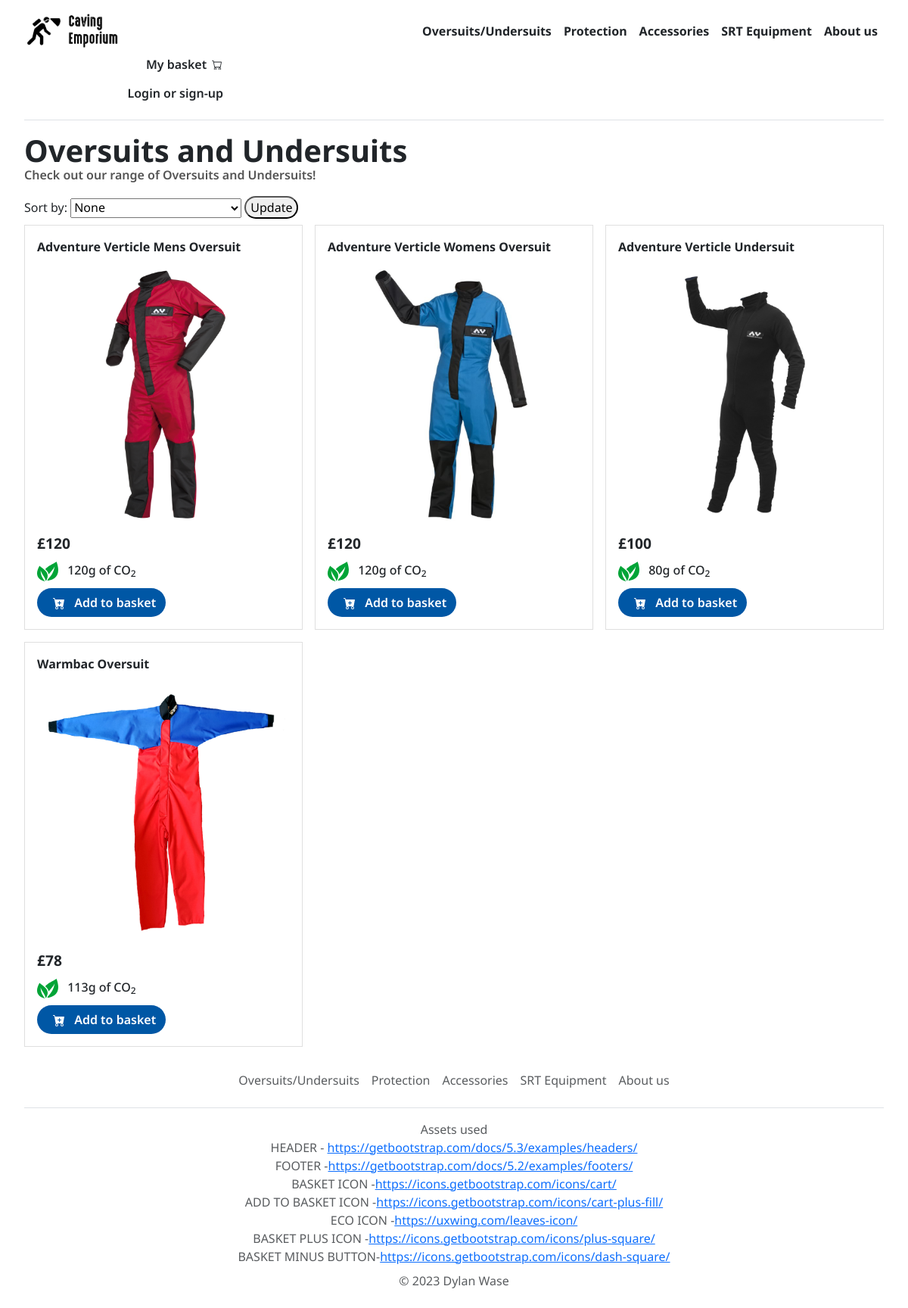
Screenshot of /suit with the database file from the repository.
### myshop/classes.py (models this page shows, shortened)
class Products(db.Model):
    itemID = db.Column(db.Integer, primary_key = True)
    itemName = db.Column(db.String(100))
    itemPrice = db.Column(db.Integer)
    itemDesc = db.Column(db.String(500))
    itemDescList = db.Column(db.String(500))
    itemPic = db.Column(db.String(50))
    newProductBool = db.Column(db.Boolean)
    itemCat = db.Column(db.String(100))
    itemCO2 = db.Column(db.Integer)

### myshop/routes.py (the view)
@app.route("/suit",methods=['GET', 'POST'])
def suitProd():
    if request.method == 'POST':
        productsList = sortProducts("OVUS", request.form.get('sortCat'))
    else:
        productsList = Products.query.filter_by(itemCat="OVUS").all()
    return render_template('suit.html', pageHeader = "Oversuits and Undersuits",productsList=productsList, cat = request.form.get('sortCat'))

### myshop/templates/suit.html (shortened to what this page needs)
{% extends "base.html" %}
{% block content %}
<div>
    <h1 class="headers">{{ pageHeader }}</h1>
    <p class="subHeaders">Check out our range of {{pageHeader}}!</p>
</div>
{% include "sort.html" %}
    <div class="containerGrid">
    {% for products in productsList %}
        <div class="gridItm">
            <p class="navText">{{ products.itemName }}</p>
            <a href="{{ url_for('oneProduct', itemID=products.itemID) }}" style="text-decoration:none;">
                <img style="padding-bottom:1rem;" src="{{products.itemPic}}" title="Click me for a more detail on the product"><br>
            </a>
            <span class="navText" style="font-size:larger;">£{{ products.itemPrice }}</span><br>
            <div id="addtobask">
                <div>
                    <span style="font-weight: 500;">{{products.itemCO2}}g of CO<sub>2</sub></span>
                </div>
                <a href="{{ url_for('addToBasket', itemID=products.itemID) }}" class="btn me-2" style="background-color: #0057a5;border-radius: 64px; font-weight:600;">
                    <span style="color: white;" id="BaskButtonHideTrig">Add to basket</span>
                </a>
            </div>
        </div>
    {% endfor %}
    </div>
{% endblock %}

### myshop/templates/base.html (shortened to what this page needs)
<!DOCTYPE html>
<html lang="en" >
<head>
    <link href="https://cdn.jsdelivr.net/npm/bootstrap@5.3.0-alpha1/dist/css/bootstrap.min.css" rel="stylesheet">
    <link rel="stylesheet" href="{{ url_for('static', filename='/styledocs/styles.css')}}">
</head>
<body>
    {% block navbar %}
    <header class="d-flex flex-wrap align-items-center justify-content-center justify-content-md-between py-3 mb-3 border-bottom navText">
        <a href="/" class="d-flex align-items-center col-md-3 mb-2 mb-md-0 text-dark text-decoration-none">
          <img src="{{url_for('static', filename='/media/logo.png')}}" height="50vw" width="130vw">
        </a>
        <ul class="nav col-12 col-md-auto mb-2 justify-content-center mb-md-0">
          <li><a href="/suit" class="nav-link px-2 link-dark">Oversuits/Undersuits</a></li>
          <li><a href="/pro" class="nav-link px-2 link-dark">Protection</a></li>
          <li><a href="/acc" class="nav-link px-2 link-dark">Accessories</a></li>
          <li><a href="/SRT" class="nav-link px-2 link-dark">SRT Equipment</a></li>
          <li><a href="/about" class="nav-link px-2 link-dark">About us</a></li>
        </ul>
        <div class="col-md-3 text-end">
          <a href="{{ url_for('basket') }}" class="btn me-2 hoverbut">
              <span style="font-weight: 600; padding-right: 0.1rem;">My basket</span>
          </a>
          {% if current_user.is_authenticated %}
          <a href="{{ url_for('logout') }}" class="btn me-2 hoverbut" style="border-radius: 64px; font-weight:600;">Logout</a>
          {% else %}
          <a href="{{ url_for('login') }}" class="btn me-2 hoverbut" style="border-radius: 64px; font-weight:600;">Login or sign-up</a>
          {% endif %}
        </div>
      </header>
    {% endblock %}
    {% block content %}
    {% endblock %}
    {% block footer %}
      <div class="footersty mt-auto">
        <footer class="my-4">
          <ul class="nav justify-content-center border-bottom pb-3 mb-3">
            <li><a href="/suit" class="nav-link px-2 text-muted">Oversuits/Undersuits</a></li>
          <li><a href="/pro" class="nav-link px-2 text-muted">Protection</a></li>
          <li><a href="/acc" class="nav-link px-2 text-muted">Accessories</a></li>
          <li><a href="/SRT" class="nav-link px-2 text-muted">SRT Equipment</a></li>
          <li><a href="/about" class="nav-link px-2 text-muted">About us</a></li>
          </ul>
            <div style="text-align: center; margin-bottom: 0.5rem;">
              <span class="text-muted">Assets used</span><br>
                <span class="text-muted" style="word-wrap: break-word">HEADER - <a href="https://getbootstrap.com/docs/5.3/examples/headers/">https://getbootstrap.com/docs/5.3/examples/headers/</a></span><br>
                <span class="text-muted" style="word-wrap: break-word">FOOTER -<a href="https://getbootstrap.com/docs/5.2/examples/footers/">https://getbootstrap.com/docs/5.2/examples/footers/</a></span><br>
                <span class="text-muted" style="word-wrap: break-word">BASKET ICON -<a href="https://icons.getbootstrap.com/icons/cart/">https://icons.getbootstrap.com/icons/cart/</a></span><br>
                <span class="text-muted" style="word-wrap: break-word">ADD TO BASKET ICON -<a href="https://icons.getbootstrap.com/icons/cart-plus-fill/">https://icons.getbootstrap.com/icons/cart-plus-fill/</a></span><br>
                <span class="text-muted" style="word-wrap: break-word">ECO ICON -<a href="https://uxwing.com/leaves-icon/">https://uxwing.com/leaves-icon/</a></span><br>
                <span class="text-muted" style="word-wrap: break-word">BASKET PLUS ICON -<a href="https://icons.getbootstrap.com/icons/plus-square/">https://icons.getbootstrap.com/icons/plus-square/</a></span><br>
                <span class="text-muted" style="word-wrap: break-word">BASKET MINUS BUTTON-<a href="https://icons.getbootstrap.com/icons/dash-square/">https://icons.getbootstrap.com/icons/dash-square/</a></span><br>
              </div>
          <p class="text-center text-muted">© 2023 Dylan Wase</p>
        </footer>
      </div>
    {% endblock %}
</body>
</html>

### myshop/templates/sort.html (shortened to what this page needs)
<form method="POST" style="margin-bottom: 0.5rem;">
    <label for="sortCat">Sort by:</label>
    <select name="sortCat" id="sortCat">
        {% if cat == "asc" %}
        <option value="">None</option>
        <option value="asc" selected>Price (low to high)</option>
        <option value="dsc">Price (high to low)</option>
        <option value="env">Environmental impact (asc)</option>
        <option value="name">Product name (asc)</option>
        {% elif cat == "dsc" %}
        <option value="">None</option>
        <option value="asc">Price (low to high)</option>
        <option value="dsc" selected>Price (high to low)</option>
        <option value="env">Environmental impact (asc)</option>
        <option value="name">Product name (asc)</option>
        {% elif cat == "env" %}
        <option value="">None</option>
        <option value="asc">Price (low to high)</option>
        <option value="dsc">Price (high to low)</option>
        <option value="env" selected>Environmental impact (asc)</option>
        <option value="name">Product name (asc)</option>
        {% elif cat == "name" %}
        <option value="">None</option>
        <option value="asc">Price (low to high)</option>
        <option value="dsc">Price (high to low)</option>
        <option value="env">Environmental impact (asc)</option>
        <option value="name" selected>Product name (asc)</option>
        {% else %}
        <option value="" selected>None</option>
        {% endif %}
    </select>
    <button type="submit" style="border-radius: 64px;">Update</button>
</form>

### myshop/static/styledocs/styles.css (style rules this page uses)
.footersty { justify-self: center; width: 100%; margin-top: 1.5rem; }
body { margin-left: 2rem; margin-right: 2rem; font-family: 'Noto Sans', sans-serif; }
.hoverbut { border-radius: 64px; }
.subHeaders { font-weight: 600; color: #545454; }
.headers { font-weight: 700; margin-bottom: -0.25rem; }
.navText { font-family: 'Noto Sans', sans-serif; font-weight: 700; }
.containerGrid { display: grid; gap: 1rem; grid-template-columns: repeat(3, 1fr); }
.gridItm { border: 1px solid #DFDFDF; padding: 1rem; text-align: left; }
.gridItm img { max-width: 100%; height: auto; }

### rows the page displays
Products: itemName "Adventure Verticle Mens Oversuit", itemPic (picture), itemPrice "120", itemCO2 "120"
Products: itemName "Adventure Verticle Womens Oversuit", itemPic (picture), itemPrice "120", itemCO2 "120"
Products: itemName "Adventure Verticle Undersuit", itemPic (picture), itemPrice "100", itemCO2 "80"
Products: itemName "Warmbac Oversuit", itemPic (picture), itemPrice "78", itemCO2 "113"

### other values shown
{{ pageHeader }} "Oversuits and Undersuits"
